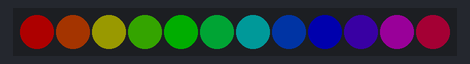
The sketch below on a simulated ESP32-C6. Shown: 12 RGB LEDs in strip order, left to right. Dim RGB values are drawn brighter than linear.

Above: at 0.15 s.
At 5.68 s:
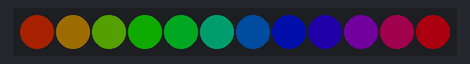
At 9.97 s:
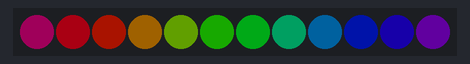
At 19.49 s:
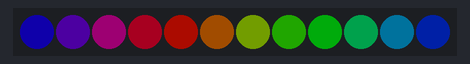
At 28.39 s:
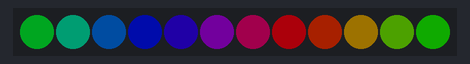
At 39.75 s:
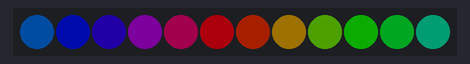

The sketch:

06_Lauflicht_anim.ino
```cpp
/*****************************************************
 * 06_Lauflicht_anim.ino
 * Lichtanimation auf 12 Pixel WS2812B Ring
 * Installiere Library "Adafruit Neopixel" by Adafruit
 * Anschluss:
 * Idealerweise externe Stromversorgung für LEDs verwenden
 * WS2812B-Ring: Data In  <->  ESP32-C6: GPIO2
 * WS2812B-Ring: +5V/Vcc  <->  externe tromversorgung: Plusleistung
 * WS2812B-Ring: GND      <->  externe tromversorgung: Minusleistung, ESP32-C6: GND
 * GitHub: https://github.com/Interaktive-Medien/im_physical_computing/blob/main/10_Aktoren_testen/06_Lauflicht/06_Lauflicht_anim/06_Lauflicht_anim.ino
 *****************************************************/


#include <Adafruit_NeoPixel.h>

#define PIN 2
#define NUM_PIXELS 12

Adafruit_NeoPixel strip = Adafruit_NeoPixel(NUM_PIXELS, PIN, NEO_GRB + NEO_KHZ800);

void setup() {
  strip.begin();
  strip.setBrightness(50);
  strip.show(); // Initialize all pixels to 'off'
}

void loop() {
  rainbowCycle(20);
}

void rainbowCycle(uint8_t wait) {
  uint16_t i, j;

  for(j=0; j<256*5; j++) { // 5 cycles of all colors on wheel
    for(i=0; i< strip.numPixels(); i++) {
      strip.setPixelColor(i, Wheel(((i * 256 / strip.numPixels()) + j) & 255));
    }
    strip.show();
    delay(wait);
  }
}


// Input a value 0 to 255 to get a color value.
// The colours are a transition r - g - b - back to r.
uint32_t Wheel(byte WheelPos) {
  WheelPos = 255 - WheelPos;
  if(WheelPos < 85) {
    return strip.Color(255 - WheelPos * 3, 0, WheelPos * 3);
  }
  if(WheelPos < 170) {
    WheelPos -= 85;
    return strip.Color(0, WheelPos * 3, 255 - WheelPos * 3);
  }
  WheelPos -= 170;
  return strip.Color(WheelPos * 3, 255 - WheelPos * 3, 0);
}
```
